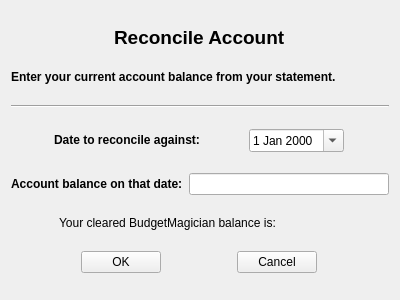
<?xml version="1.0" encoding="UTF-8"?>
<ui version="4.0">
 <class>ReconcileAccount</class>
 <widget class="QDialog" name="ReconcileAccount">
  <property name="geometry">
   <rect>
    <x>0</x>
    <y>0</y>
    <width>400</width>
    <height>300</height>
   </rect>
  </property>
  <property name="windowTitle">
   <string>Reconcile Account</string>
  </property>
  <layout class="QVBoxLayout" name="verticalLayout">
   <item alignment="Qt::AlignHCenter">
    <widget class="QLabel" name="title_label">
     <property name="sizePolicy">
      <sizepolicy hsizetype="Fixed" vsizetype="Fixed">
       <horstretch>0</horstretch>
       <verstretch>0</verstretch>
      </sizepolicy>
     </property>
     <property name="font">
      <font>
       <pointsize>14</pointsize>
       <bold>true</bold>
      </font>
     </property>
     <property name="text">
      <string>Reconcile Account</string>
     </property>
    </widget>
   </item>
   <item>
    <widget class="QLabel" name="instructions_label">
     <property name="sizePolicy">
      <sizepolicy hsizetype="Fixed" vsizetype="Fixed">
       <horstretch>0</horstretch>
       <verstretch>0</verstretch>
      </sizepolicy>
     </property>
     <property name="font">
      <font>
       <bold>true</bold>
      </font>
     </property>
     <property name="text">
      <string>Enter your current account balance from your statement.</string>
     </property>
    </widget>
   </item>
   <item>
    <widget class="Line" name="line">
     <property name="orientation">
      <enum>Qt::Horizontal</enum>
     </property>
    </widget>
   </item>
   <item>
    <layout class="QHBoxLayout" name="horizontalLayout">
     <item>
      <widget class="QLabel" name="date_to_reconcile_label">
       <property name="sizePolicy">
        <sizepolicy hsizetype="Fixed" vsizetype="Fixed">
         <horstretch>0</horstretch>
         <verstretch>0</verstretch>
        </sizepolicy>
       </property>
       <property name="font">
        <font>
         <bold>true</bold>
        </font>
       </property>
       <property name="text">
        <string>Date to reconcile against:</string>
       </property>
      </widget>
     </item>
     <item>
      <widget class="QDateEdit" name="date">
       <property name="sizePolicy">
        <sizepolicy hsizetype="Fixed" vsizetype="Fixed">
         <horstretch>0</horstretch>
         <verstretch>0</verstretch>
        </sizepolicy>
       </property>
       <property name="calendarPopup">
        <bool>true</bool>
       </property>
      </widget>
     </item>
    </layout>
   </item>
   <item>
    <layout class="QHBoxLayout" name="horizontalLayout_2">
     <item>
      <widget class="QLabel" name="account_balance_label">
       <property name="sizePolicy">
        <sizepolicy hsizetype="Fixed" vsizetype="Fixed">
         <horstretch>0</horstretch>
         <verstretch>0</verstretch>
        </sizepolicy>
       </property>
       <property name="font">
        <font>
         <bold>true</bold>
        </font>
       </property>
       <property name="text">
        <string>Account balance on that date:</string>
       </property>
      </widget>
     </item>
     <item>
      <widget class="QLineEdit" name="amount">
       <property name="focusPolicy">
        <enum>Qt::ClickFocus</enum>
       </property>
      </widget>
     </item>
    </layout>
   </item>
   <item>
    <layout class="QHBoxLayout" name="horizontalLayout_3">
     <item>
      <widget class="QLabel" name="your_cleared_balance_is_label">
       <property name="sizePolicy">
        <sizepolicy hsizetype="Fixed" vsizetype="Fixed">
         <horstretch>0</horstretch>
         <verstretch>0</verstretch>
        </sizepolicy>
       </property>
       <property name="text">
        <string>Your cleared BudgetMagician balance is: </string>
       </property>
      </widget>
     </item>
     <item>
      <widget class="QLabel" name="cleared_balance">
       <property name="sizePolicy">
        <sizepolicy hsizetype="Fixed" vsizetype="Fixed">
         <horstretch>0</horstretch>
         <verstretch>0</verstretch>
        </sizepolicy>
       </property>
       <property name="text">
        <string/>
       </property>
      </widget>
     </item>
    </layout>
   </item>
   <item>
    <layout class="QHBoxLayout" name="horizontalLayout_4">
     <item>
      <widget class="QPushButton" name="ok_button">
       <property name="sizePolicy">
        <sizepolicy hsizetype="Fixed" vsizetype="Fixed">
         <horstretch>0</horstretch>
         <verstretch>0</verstretch>
        </sizepolicy>
       </property>
       <property name="focusPolicy">
        <enum>Qt::NoFocus</enum>
       </property>
       <property name="text">
        <string>OK</string>
       </property>
      </widget>
     </item>
     <item>
      <widget class="QPushButton" name="cancel_button">
       <property name="sizePolicy">
        <sizepolicy hsizetype="Fixed" vsizetype="Fixed">
         <horstretch>0</horstretch>
         <verstretch>0</verstretch>
        </sizepolicy>
       </property>
       <property name="focusPolicy">
        <enum>Qt::NoFocus</enum>
       </property>
       <property name="text">
        <string>Cancel</string>
       </property>
      </widget>
     </item>
    </layout>
   </item>
  </layout>
 </widget>
 <resources/>
 <connections/>
</ui>
